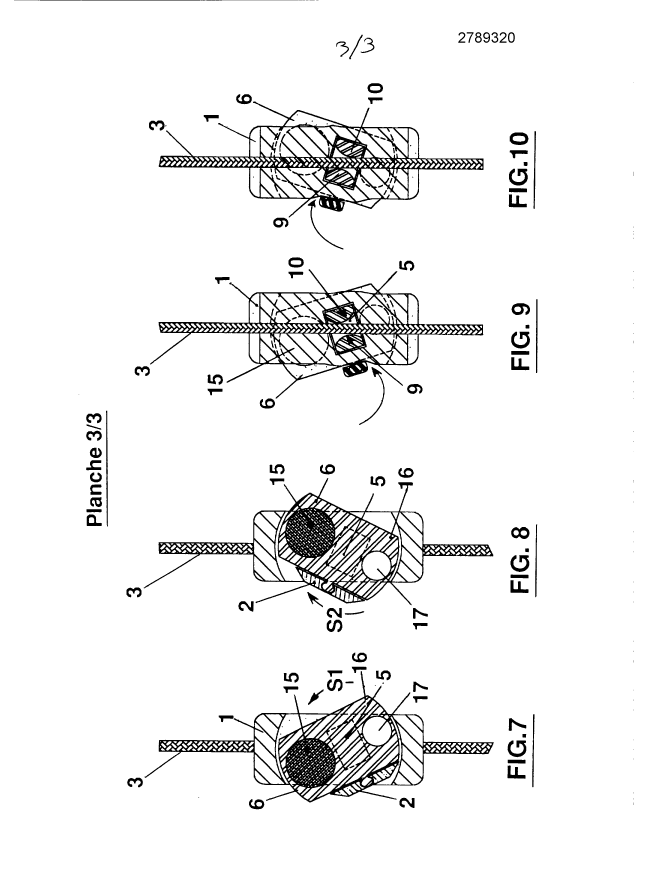
#> input picture Data/Patents/FR_2789320/Images/Fig3.png, 2592 x 3508 px, found by its file name (shown at 1/4 size)
$ python Main.py   (older library calls are emulated)
#> lines starting #> are read from the running program, lines starting #| are printed output that depends on the picture; after the words box and inside, x2 and y2 are one past the last pixel; in counts of white or black regions, pixels touching at a corner belong together
import cv2
import numpy as np
import json
from dataclasses import dataclass, asdict
from typing import Dict

@dataclass
class TechnicalScore:
    line_clarity: Dict
    contrast: Dict
    resolution: Dict
    total: float

@dataclass
class StructuralScore:
    composition: Dict
    legibility: Dict
    conformity: Dict
    total: float

@dataclass
class ImageQuality:
    technical: TechnicalScore
    structural: StructuralScore
    quality_score: float

class DrawingQualityAnalyzer:

    def analyze_image(self, image_path: str) -> ImageQuality:
        """Full image analysis."""
        img = cv2.imread(image_path, cv2.IMREAD_COLOR)  # Read the image in color
#> img is the input picture: shape (3508, 2592, 3); 94.5% white; 217 black regions (79 under 20 px), largest, box (x1, y1, x2, y2) and area: (575, 1913, 1973, 2421) 106403, (578, 2684, 1975, 3210) 106191, (635, 406, 1934, 870) 88049
        if img is None:
            raise ValueError("Invalid image path or file format.")

        gray_img = cv2.cvtColor(img, cv2.COLOR_BGR2GRAY)  # Convert to grayscale for analysis
        tech_score = self._calculate_technical_score(gray_img)
        struct_score = self._calculate_structural_score(img)
        quality_score = (tech_score.total + struct_score.total) / 100  # Combine scores to calculate final score [0,1]
        return ImageQuality(tech_score, struct_score, quality_score)

    def _calculate_technical_score(self, img) -> TechnicalScore:
        """Calculate the technical score."""
        line_clarity = self._calculate_line_clarity(img)
        contrast = self._calculate_contrast(img)
        resolution = self._calculate_resolution(img)
        total_technical_score = line_clarity['score'] + contrast['score'] + resolution['score']
        return TechnicalScore(line_clarity, contrast, resolution, total_technical_score)

    def _calculate_structural_score(self, img) -> StructuralScore:
        """Calculate the structural score."""
        composition = self._calculate_composition(img)
        legibility = self._calculate_legibility(img)
        conformity = self._calculate_conformity(img)
        total_structural_score = composition['score'] + legibility['score'] + conformity['score']
        return StructuralScore(composition, legibility, conformity, total_structural_score)

    def _calculate_line_clarity(self, img) -> Dict:
        """Calculate line clarity score."""
        edges = cv2.Canny(img, 50, 150, apertureSize=3)
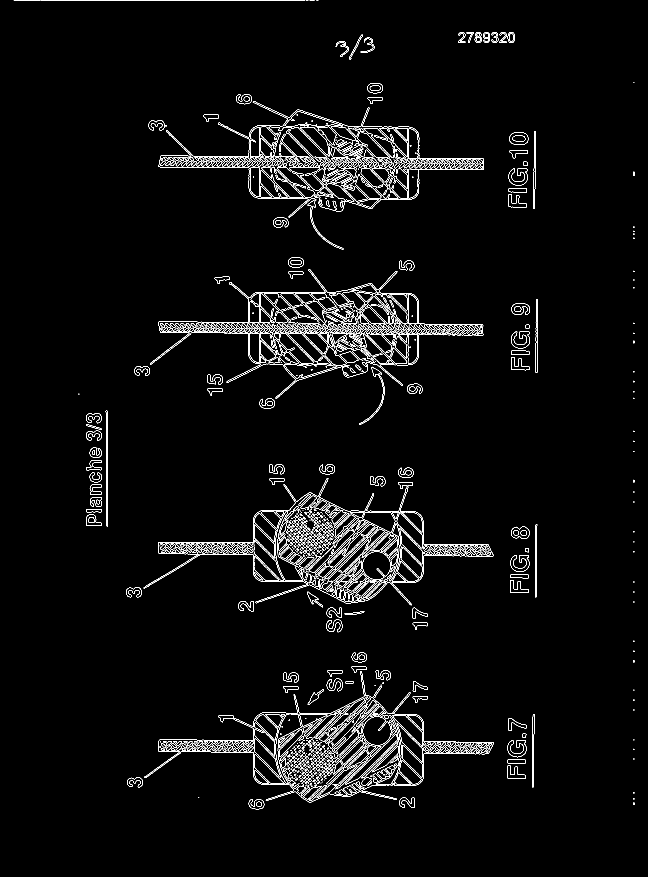
#> edges: shape (3508, 2592) (shown at 1/4 size); 1.6% white in thin lines or dots, all inside (x1, y1, x2, y2) = (55, 0, 2537, 3237)
        lines = cv2.HoughLines(edges, 1, np.pi / 180, 100)
        straight_lines_detected = len(lines) if lines is not None else 0
#> straight_lines_detected = 12180
        score = min((straight_lines_detected / 100) * 20, 20)  # Maximum score of 20
#> score = 20
#> in _calculate_technical_score, `line_clarity = self._calculate_line_clarity(img)`: line_clarity = {'straight_lines_detected': 12180, 'score': 20}
        return {"straight_lines_detected": straight_lines_detected, "score": score}

    def _calculate_contrast(self, img) -> Dict:
        """Calculate contrast score."""
        hist = cv2.calcHist([img], [0], None, [256], [0, 256]).flatten()
#> hist = 256 values, max 8592806 at index 255, min 0 at index 1, mean 35518.5
        black_white_ratio = np.sum(hist[:50]) / max(np.sum(hist[200:]), 1)
#> black_white_ratio = 0.0582
        grayscale_distribution = np.std(img) / 128  # Normalize (0 to 1 scale)
#> grayscale_distribution = 0.454
        peak1 = np.argmax(hist[:128])  # Dominant peak in the lower range
#> peak1 = 0
        peak2 = np.argmax(hist[128:]) + 128  # Dominant peak in the higher range
#> peak2 = 255
        background_separation = abs(peak2 - peak1) / 255  # Normalize (0 to 1 scale)
#> background_separation = 1
        # I choosed weights of different scores  byMyself
        score = min(
            (black_white_ratio * 4) +
            (grayscale_distribution * 5) +
            (background_separation * 6), 20  # Maximum score of 20
        )
#> score = 8.5
#> in _calculate_technical_score, `contrast = self._calculate_contrast(img)`: contrast = {'black_white_ratio': 0.06, 'grayscale_distribution': 0.45, 'background_separation': 1, 'score': 8.5}
        return {
            "black_white_ratio": round(black_white_ratio, 2),
            "grayscale_distribution": round(grayscale_distribution, 2),
            "background_separation": round(background_separation, 2),
            "score": round(score, 2)
        }

    def _calculate_resolution(self, img) -> Dict:
        """Calculate resolution score."""
        dimensions = img.shape
        # pixel_density = dimensions[0] * dimensions[1]
        # 1. Pixel Density (PPI) calculation:
        # Using the pixel count as a rough proxy for pixel density, here we assume it's a high-density display
        pixel_density = (dimensions[0] * dimensions[1]) / 10000000  # pixels per 10 million
        #I choosed 15 as a weight for the first score
        pixel_density_score = min((pixel_density) * 15, 15)  # Maximum score of 15
        # 2. Detail Preservation: Calculate sharpness (variance of Laplacian)
        laplacian = cv2.Laplacian(img, cv2.CV_64F)
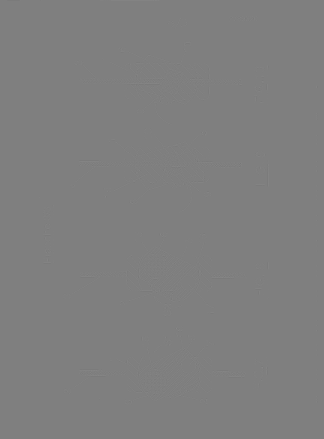
#> laplacian: shape (3508, 2592) float64 (shown at 1/8 size); min -1020, max 1020, mean 0; drawn with min black and max white
        detail_preservation = laplacian.var() / 10000  # Normalize to [0, 1]
#> detail_preservation = 0.418
        # I choosed 20 as a weights for the second score
        detail_preservation_score = min(detail_preservation * 20, 20)  # Maximum score of 20
#> detail_preservation_score = 8.36
        score = min( pixel_density_score + detail_preservation_score / 2 , 15 )   # Maximum score of 15
#> score = 15
#> in _calculate_technical_score, `resolution = self._calculate_resolution(img)`: resolution = {'dimensions': (3508, 2592), 'pixel_density': 0.909, 'detail_preservation': 0.418, 'score': 15}
#> in _calculate_technical_score, `total_technical_score = line_clarity['score'] + contrast['score'] + re..`: total_technical_score = 43.5
        return {
            "dimensions": dimensions,
            "pixel_density": pixel_density,
            "detail_preservation": detail_preservation,
            "score": score
        }

    def _calculate_composition(self, img) -> Dict:
        """Calculate composition score."""
        has_frame = self._detect_frame(img)
#> in _detect_frame, `edges = cv2.Canny(blurred, 50, 150)`:
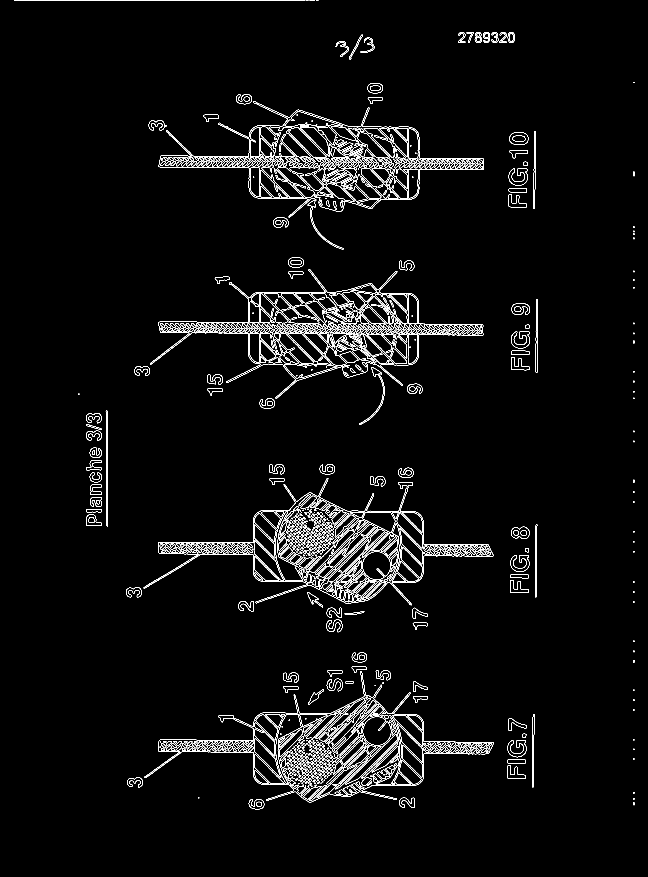
#> edges: shape (3508, 2592) (shown at 1/4 size); 1.8% white in thin lines or dots, all inside (x1, y1, x2, y2) = (56, 0, 2537, 3237)
#> in _detect_frame, `contours, _ = cv2.findContours(edges, cv2.RETR_EXTERNAL, cv2.CHAIN_APP..`: contours = 1270 contours, 471 with area under 20; largest, box (x1, y1, x2, y2) and area: (601, 1077, 1933, 1594) 241860, (1042, 507, 1306, 631) 21098, (1108, 671, 1308, 792) 12729, (1451, 2866, 1565, 2982) 9894, (1449, 2206, 1563, 2319) 9684
#> the loop in _detect_frame, `for contour in contours:` made 9 passes
#> epsilon on passes 2 to 5: 9.21, 0.673, 11.14, 0.457
#> has_frame = True
        has_dimension=self.has_dimension(img)
        spatial_organization = self._analyze_spatial_organization(img)
        symmetry = self._analyze_symmetry(img)
        # I choosed to give all of them the same weights
        score = min((spatial_organization + symmetry) *25, 20)  # Maximum score of 20
        return {
            "has_dimension": has_dimension,
            "spatial_organization": spatial_organization,
            "has_frame": has_frame,
            "symmetry": symmetry,
            "score": score
        }
    def has_dimension(self,img,min_width: int = 100, min_height: int = 100)-> bool :
#> called with min_width = 100, min_height = 100
       if img is None:
         return False

       height, width = img.shape[:2]
       return width >= min_width and height >= min_height
    def _analyze_spatial_organization(self, img) -> float:
      """
      Analyze spatial organization of the drawing.

      This method calculates the spatial organization score based on the
      distribution of elements, alignment, and spacing within the image.

      Args:
          img (numpy.ndarray): Input image as a NumPy array.

      Returns:
          float: Spatial organization score between 0 and 1.
      """


    # Convert the image to grayscale
      gray = cv2.cvtColor(img, cv2.COLOR_BGR2GRAY)

    # Apply thresholding to isolate elements
      _, thresh = cv2.threshold(gray, 128, 255, cv2.THRESH_BINARY_INV)
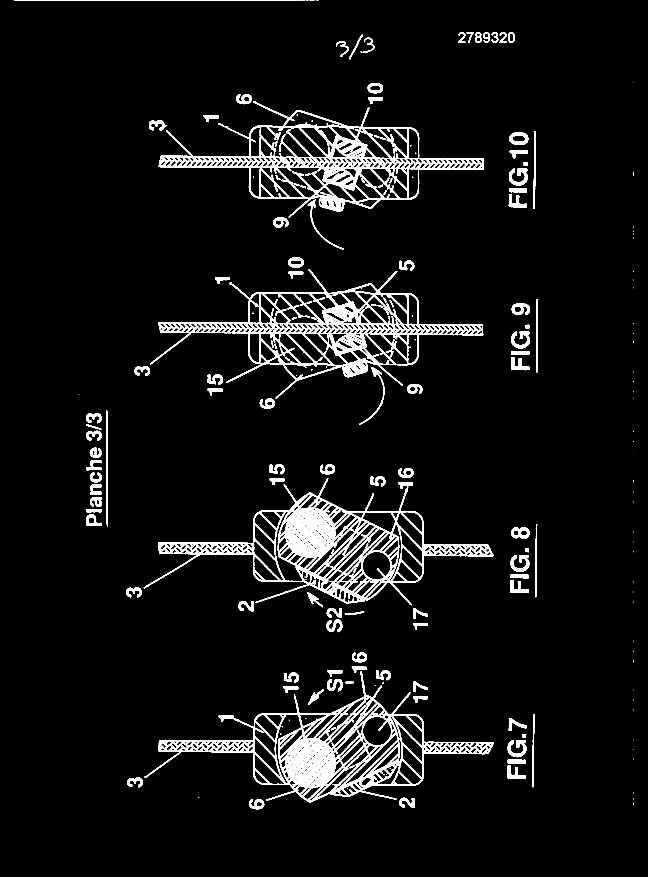
#> thresh: shape (3508, 2592) (shown at 1/4 size); 5.5% white; 217 white regions (79 under 20 px)

    # Find contours of the elements in the image
      contours, _ = cv2.findContours(thresh, cv2.RETR_EXTERNAL, cv2.CHAIN_APPROX_SIMPLE)
#> contours = 151 contours, 54 with area under 20; largest, box (x1, y1, x2, y2) and area: (575, 1913, 1973, 2421) 251702, (578, 2684, 1975, 3210) 247880, (635, 406, 1934, 870) 240522, (601, 1077, 1933, 1594) 238624, (2039, 530, 2114, 580) 3032

    # Calculate bounding boxes for all contours
      bounding_boxes = [cv2.boundingRect(c) for c in contours]
#> bounding_boxes = 151 items, first 6: (2535, 3210, 1, 10), (996, 3197, 61, 40), (2535, 3193, 1, 5), (1598, 3191, 60, 41), (793, 3190, 4, 2), (2535, 3169, 1, 5)

      if len(bounding_boxes) < 2:
        # If there are too few elements, assign a low score
        return 0.1

    # Extract centroids of bounding boxes
      centroids = [(x + w / 2, y + h / 2) for (x, y, w, h) in bounding_boxes]
#> centroids = 151 pairs, first value 315.5 to 2535.5, second value 0.5 to 3217

    # Calculate the average spacing between elements
      total_distance = 0
      count = 0
      for i, (x1, y1) in enumerate(centroids):
        for j, (x2, y2) in enumerate(centroids):
            if i != j:
                total_distance += np.sqrt((x2 - x1) ** 2 + (y2 - y1) ** 2)
                count += 1
#> this loop made 151 passes
#> (x1, y1) on passes 1 to 3: (2535.5, 3215), (1026.5, 3217), (2535.5, 3195.5)
#> after the loop, count = 22650; total_distance = 34173372.6

      avg_spacing = total_distance / count if count > 0 else 0
#> avg_spacing = 1508.8

    # Normalize the spacing score (you can tune the normalization factor as needed)
      spacing_score = min(avg_spacing / (gray.shape[0] * gray.shape[1]), 1.0)
#> spacing_score = 0.000166

    # Calculate alignment score (horizontal and vertical alignment)
      horizontal_alignments = [y for _, y, _, _ in bounding_boxes]
#> horizontal_alignments = 151 values, max 3210 at index 0, min 0 at index 144, mean 1694.3
      vertical_alignments = [x for x, _, _, _ in bounding_boxes]
#> vertical_alignments = 151 values, max 2535 at index 0, min 56 at index 150, mean 1654.7

      horizontal_alignment_score = 1 - (np.std(horizontal_alignments) / gray.shape[0])
#> horizontal_alignment_score = 0.728
      vertical_alignment_score = 1 - (np.std(vertical_alignments) / gray.shape[1])
#> vertical_alignment_score = 0.717

    # Combine spacing and alignment scores
      spatial_score = (spacing_score + horizontal_alignment_score + vertical_alignment_score) / 3
#> spatial_score = 0.482

    # Ensure the score is between 0 and 1
      spatial_score = max(0.0, min(spatial_score, 1.0))

      return spatial_score

    def _analyze_symmetry(self, img) -> float:
        """Analyze symmetry."""
        gray = cv2.cvtColor(img, cv2.COLOR_BGR2GRAY)
        mirrored = cv2.flip(gray, 1)
        diff = cv2.absdiff(gray, mirrored)
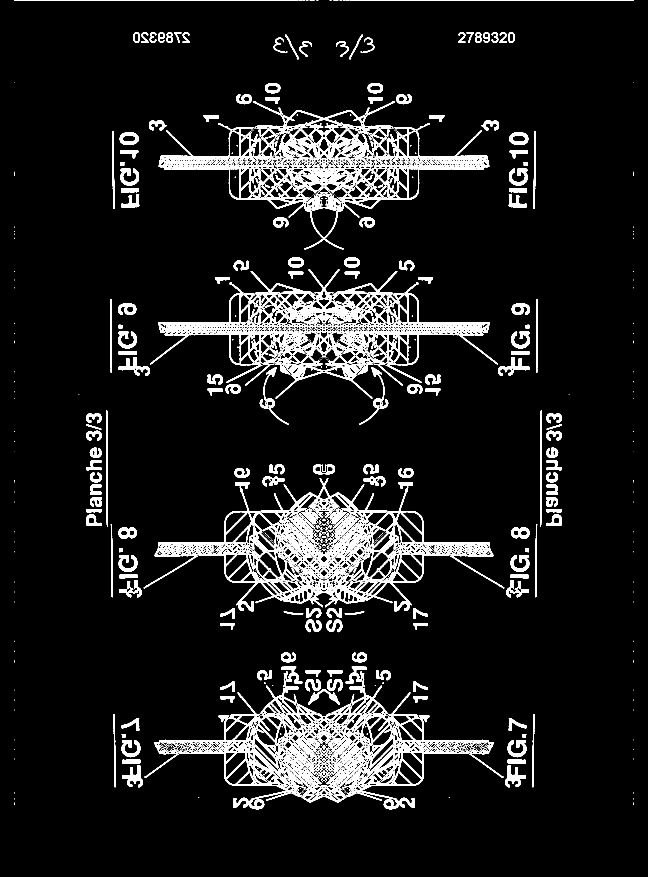
#> diff: shape (3508, 2592) (shown at 1/4 size); 7.9% white; 1328 white regions (814 under 20 px)
        diff_score = np.sum(diff) / gray.size
#> diff_score = 20.03
#> in _calculate_composition, `symmetry = self._analyze_symmetry(img)`: symmetry = 0
#> in _calculate_composition, `score = min((spatial_organization + symmetry) *25, 20)`: score = 12.04
#> in _calculate_structural_score, `composition = self._calculate_composition(img)`: composition = {'has_dimension': True, 'spatial_organization': 0.482, 'has_frame': True, 'symmetry': 0, 'score': 12.04}
        return max(0, 1 - diff_score)

    def _detect_frame(self, img) -> bool:
        """Detect if the image has a frame."""
        gray = cv2.cvtColor(img, cv2.COLOR_BGR2GRAY)
        blurred = cv2.GaussianBlur(gray, (5, 5), 0)
        edges = cv2.Canny(blurred, 50, 150)
        contours, _ = cv2.findContours(edges, cv2.RETR_EXTERNAL, cv2.CHAIN_APPROX_SIMPLE)
        for contour in contours:
            epsilon = 0.04 * cv2.arcLength(contour, True)
            approx = cv2.approxPolyDP(contour, epsilon, True)
            if len(approx) == 4 and cv2.contourArea(contour) > 1000:
                return True
        return False

    def _calculate_legibility(self, img) -> Dict:
        """Calculate legibility score."""
        if len(img.shape) == 3:  # Image has multiple channels
            gray = cv2.cvtColor(img, cv2.COLOR_BGR2GRAY)
        else:
            gray = img
        _, binary = cv2.threshold(gray, 128, 255, cv2.THRESH_BINARY_INV)
        contours, _ = cv2.findContours(binary, cv2.RETR_EXTERNAL, cv2.CHAIN_APPROX_SIMPLE)
        noise_contours = [cv2.boundingRect(c) for c in contours if cv2.contourArea(c) < 50]
#> noise_contours = 55 items, first 6: (2535, 3210, 1, 10), (2535, 3193, 1, 5), (793, 3190, 4, 2), (2535, 3169, 1, 5), (2535, 3034, 1, 4), (2535, 2996, 1, 3)
        noise_level = len(noise_contours) / len(contours) if contours else 0
#> noise_level = 0.364
        bounding_boxes = [cv2.boundingRect(c) for c in contours]
        overlap_count = 0
        for i, box1 in enumerate(bounding_boxes):
            for j, box2 in enumerate(bounding_boxes):
                if i != j:
                    x_overlap = max(0, min(box1[0] + box1[2], box2[0] + box2[2]) - max(box1[0], box2[0]))
                    y_overlap = max(0, min(box1[1] + box1[3], box2[1] + box2[3]) - max(box1[1], box2[1]))
                    if x_overlap > 0 and y_overlap > 0:
                        overlap_count += 1
#> this loop made 151 passes
#> after the loop, overlap_count = 76
        total_possible_overlaps = len(bounding_boxes) * (len(bounding_boxes) - 1) / 2
#> total_possible_overlaps = 11325
        overlap_ratio = overlap_count / total_possible_overlaps if total_possible_overlaps else 0
#> overlap_ratio = 0.00671
        if len(bounding_boxes) > 1:
            bounding_boxes = sorted(bounding_boxes, key=lambda x: x[0])
#> bounding_boxes = 151 items, first 6: (56, 0, 1138, 2), (314, 1576, 3, 1), (344, 1841, 61, 40), (345, 1723, 62, 40), (345, 1698, 61, 21), (345, 1653, 62, 40)
            spacings = [
                bounding_boxes[i + 1][0] - (bounding_boxes[i][0] + bounding_boxes[i][2])
                for i in range(len(bounding_boxes) - 1)
            ]
#> spacings = 150 values, max 385 at index 109, min -1395 at index 16, mean -62.07
            spacing_quality = np.mean(spacings) / gray.shape[1]
#> spacing_quality = -0.0239
        else:
            spacing_quality = 0.1
        score = (
            (1 - noise_level) * 5 + (1 - overlap_ratio) * 5 + spacing_quality * 5
        )
#> score = 8.03
#> in _calculate_structural_score, `legibility = self._calculate_legibility(img)`: legibility = {'noise_level': 0.36, 'overlap_ratio': 0.01, 'spacing_quality': -0.02, 'score': 8.03}
        score = min(score, 15)  # Cap the score at 15
        return {
            "noise_level": round(noise_level, 2),
            "overlap_ratio": round(overlap_ratio, 2),
            "spacing_quality": round(spacing_quality, 2),
            "score": round(score, 2),
        }

    def _calculate_conformity(self, img) -> Dict:
        """Calculate conformity score."""
        technical_annotations = 0.85
        standard_format = self._standards_format(img)
#> standard_format = False
        has_scale=self._has_scale(img)
#> has_scale = 0
        score = min(technical_annotations * 15, 15)
        return {"Standrads_format":standard_format,
                "has_scale": has_scale,
            "technical_annotations": technical_annotations, "score": score}
    def _standards_format(self, img)-> bool :
        height, width = img.shape[:2]
        return (height, width) == (1080, 1920)  # Example standard: Full HD

    def _has_scale(self , img) -> bool:
            """
            Check if the image contains a scale based on pixel intensity thresholds.
            """
            scale_detected = 0
            return scale_detected

def save_results_to_json(result: ImageQuality, output_file: str):
    with open(output_file, 'w') as f:
        json.dump(asdict(result), f, indent=4)
def convert_float32_to_float(obj):
    """Recursively convert numpy float32 to native float."""
    if isinstance(obj, dict):
        return {key: convert_float32_to_float(value) for key, value in obj.items()}
    elif isinstance(obj, list):
        return [convert_float32_to_float(item) for item in obj]
    elif isinstance(obj, np.float32):  # Check if it's a numpy float32 type
        return float(obj)  # Convert to native Python float
    return obj  # Return the object if it's not float32

def save_results_to_json(result, output_file):
    """Save the analysis results to a JSON file."""
    result_dict = asdict(result)
    result_dict = convert_float32_to_float(result_dict)  # Convert any float32 to float
    with open(output_file, 'a+') as f:
        json.dump(result_dict, f, indent=4)

if __name__ == "__main__":
    analyzer = DrawingQualityAnalyzer()
    output_file = "Data\\Patents\\FR_2789320\\Images\\Meta_data-1.json"
    patent_metadata = {
        "patent_id": "FR2789320A1",
        "title": "Machine tool drawing",
        "date": "2023-11-20"
    }

    # Open the file once and write the metadata
    with open(output_file, 'a+') as f:
        json.dump(patent_metadata, f, indent=4)
        f.write("\n")  # Ensure the next data is on a new line

    # Image paths to analyze
    image_paths = [
        'Data\\Patents\\FR_2789320\\Images\\Fig3.png',
        'Data\\Patents\\FR_2789320\\Images\\Fig1.png',
        'Data\\Patents\\FR_2789320\\Images\\Fig2.png'
    ]

    for image_path in image_paths:
        try:
            result = analyzer.analyze_image(image_path)
#> in _calculate_structural_score, `conformity = self._calculate_conformity(img)`: conformity = {'Standrads_format': False, 'has_scale': 0, 'technical_annotations': 0.85, 'score': 12.75}
#> in _calculate_structural_score, `total_structural_score = composition['score'] + legibility['score'] + ..`: total_structural_score = 32.82
#> in analyze_image, `quality_score = (tech_score.total + struct_score.total) / 100`: quality_score = 0.763
            save_results_to_json(result, output_file)
            print(f"Analysis for {image_path} saved successfully.")
        except ValueError as e:
            print(f"Error processing {image_path}: {e}")
